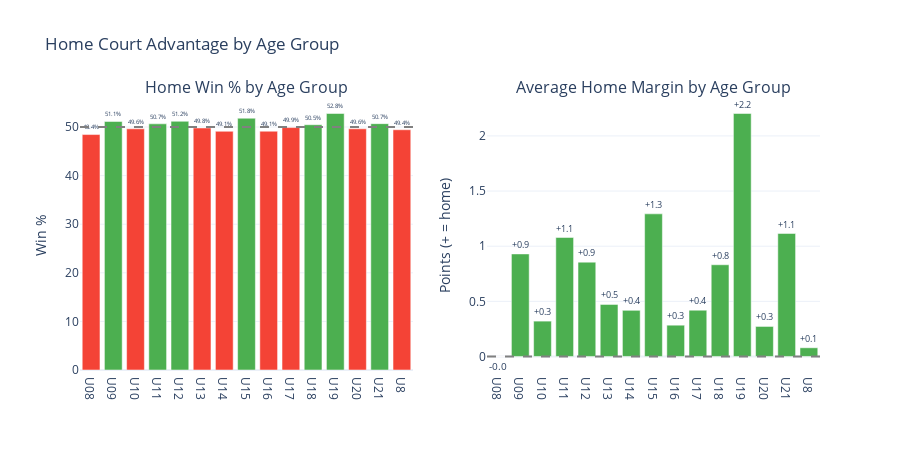

Notebook code cell kept with this figure:
### Code cell
# Home advantage by age group
ha_by_age = completed.groupby('age_group').agg(
    games=('home_win', 'count'),
    home_win_pct=('home_win', 'mean'),
    avg_margin=('margin', 'mean')
).reset_index().dropna()
ha_by_age = ha_by_age[ha_by_age['games'] >= 100].sort_values('age_group')

fig = make_subplots(rows=1, cols=2, subplot_titles=("Home Win % by Age Group", "Average Home Margin by Age Group"))

fig.add_trace(go.Bar(x=ha_by_age['age_group'], y=ha_by_age['home_win_pct'] * 100,
                      marker_color=ha_by_age['home_win_pct'].apply(lambda x: '#4CAF50' if x > 0.5 else '#F44336'),
                      text=ha_by_age['home_win_pct'].apply(lambda x: f'{x*100:.1f}%'),
                      textposition='outside', name='Home Win %'), row=1, col=1)
fig.add_hline(y=50, line_dash="dash", line_color="gray", row=1, col=1)

fig.add_trace(go.Bar(x=ha_by_age['age_group'], y=ha_by_age['avg_margin'],
                      marker_color=ha_by_age['avg_margin'].apply(lambda x: '#4CAF50' if x > 0 else '#F44336'),
                      text=ha_by_age['avg_margin'].apply(lambda x: f'{x:+.1f}'),
                      textposition='outside', name='Avg Margin'), row=1, col=2)
fig.add_hline(y=0, line_dash="dash", line_color="gray", row=1, col=2)

fig.update_layout(height=450, title_text="Home Court Advantage by Age Group", showlegend=False)
fig.update_yaxes(title_text="Win %", row=1, col=1)
fig.update_yaxes(title_text="Points (+ = home)", row=1, col=2)
fig.show()

### Figure 1 — Plotly figure (JSON) as saved in the notebook; plotly's stock layout.template omitted (floating-point values rounded to 4 significant figures)
{"data": [{"marker": {"color": ["#F44336", "#4CAF50", "#F44336", "#4CAF50", "#4CAF50", "#F44336", "#F44336", "#4CAF50", "#F44336", "#F44336", "#4CAF50", "#4CAF50", "#F44336", "#4CAF50", "#F44336"]}, "name": "Home Win %", "text": ["48.4%", "51.1%", "49.6%", "50.7%", "51.2%", "49.8%", "49.1%", "51.8%", "49.1%", "49.9%", "50.5%", "52.8%", "49.6%", "50.7%", "49.4%"], "textposition": "outside", "type": "bar", "x": ["U08", "U09", "U10", "U11", "U12", "U13", "U14", "U15", "U16", "U17", "U18", "U19", "U20", "U21", "U8"], "xaxis": "x", "y": [48.45, 51.15, 49.63, 50.66, 51.18, 49.8, 49.12, 51.81, 49.14, 49.89, 50.48, 52.78, 49.64, 50.69, 49.44], "yaxis": "y"}, {"marker": {"color": ["#F44336", "#4CAF50", "#4CAF50", "#4CAF50", "#4CAF50", "#4CAF50", "#4CAF50", "#4CAF50", "#4CAF50", "#4CAF50", "#4CAF50", "#4CAF50", "#4CAF50", "#4CAF50", "#4CAF50"]}, "name": "Avg Margin", "text": ["-0.0", "+0.9", "+0.3", "+1.1", "+0.9", "+0.5", "+0.4", "+1.3", "+0.3", "+0.4", "+0.8", "+2.2", "+0.3", "+1.1", "+0.1"], "textposition": "outside", "type": "bar", "x": ["U08", "U09", "U10", "U11", "U12", "U13", "U14", "U15", "U16", "U17", "U18", "U19", "U20", "U21", "U8"], "xaxis": "x2", "y": [-0.0004429, 0.9298, 0.3204, 1.079, 0.8554, 0.4723, 0.4184, 1.293, 0.2835, 0.4192, 0.8316, 2.203, 0.2721, 1.115, 0.07865], "yaxis": "y2"}], "layout": {"annotations": [{"font": {"size": 16}, "showarrow": false, "text": "Home Win % by Age Group", "x": 0.225, "xanchor": "center", "xref": "paper", "y": 1.0, "yanchor": "bottom", "yref": "paper"}, {"font": {"size": 16}, "showarrow": false, "text": "Average Home Margin by Age Group", "x": 0.775, "xanchor": "center", "xref": "paper", "y": 1.0, "yanchor": "bottom", "yref": "paper"}], "height": 450, "shapes": [{"line": {"color": "gray", "dash": "dash"}, "type": "line", "x0": 0, "x1": 1, "xref": "x domain", "y0": 50, "y1": 50, "yref": "y"}, {"line": {"color": "gray", "dash": "dash"}, "type": "line", "x0": 0, "x1": 1, "xref": "x2 domain", "y0": 0, "y1": 0, "yref": "y2"}], "showlegend": false, "title": {"text": "Home Court Advantage by Age Group"}, "xaxis": {"anchor": "y", "domain": [0.0, 0.45]}, "xaxis2": {"anchor": "y2", "domain": [0.55, 1.0]}, "yaxis": {"anchor": "x", "domain": [0.0, 1.0], "title": {"text": "Win %"}}, "yaxis2": {"anchor": "x2", "domain": [0.0, 1.0], "title": {"text": "Points (+ = home)"}}}}
